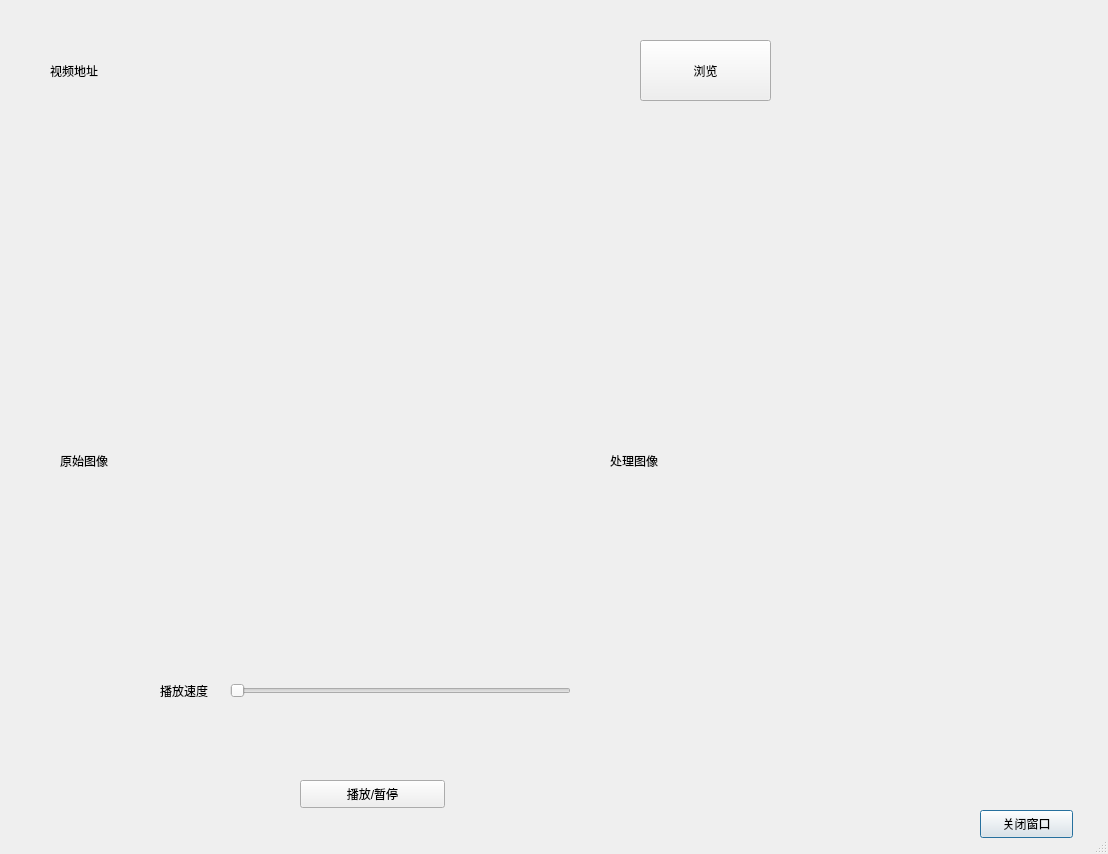
<?xml version="1.0" encoding="UTF-8"?>
<ui version="4.0">
 <class>Dialog</class>
 <widget class="QDialog" name="Dialog">
  <property name="geometry">
   <rect>
    <x>0</x>
    <y>0</y>
    <width>1108</width>
    <height>854</height>
   </rect>
  </property>
  <property name="windowTitle">
   <string>Dialog</string>
  </property>
  <property name="sizeGripEnabled">
   <bool>true</bool>
  </property>
  <widget class="QPushButton" name="pushButton_closeWin">
   <property name="geometry">
    <rect>
     <x>980</x>
     <y>810</y>
     <width>93</width>
     <height>28</height>
    </rect>
   </property>
   <property name="text">
    <string>关闭窗口</string>
   </property>
  </widget>
  <widget class="QLabel" name="label_imgOri">
   <property name="geometry">
    <rect>
     <x>60</x>
     <y>270</y>
     <width>471</width>
     <height>381</height>
    </rect>
   </property>
   <property name="text">
    <string>原始图像</string>
   </property>
  </widget>
  <widget class="QLabel" name="label_imgPro">
   <property name="geometry">
    <rect>
     <x>610</x>
     <y>270</y>
     <width>471</width>
     <height>381</height>
    </rect>
   </property>
   <property name="text">
    <string>处理图像</string>
   </property>
  </widget>
  <widget class="QPushButton" name="pushButton_nextImg">
   <property name="geometry">
    <rect>
     <x>300</x>
     <y>780</y>
     <width>145</width>
     <height>28</height>
    </rect>
   </property>
   <property name="text">
    <string>播放/暂停</string>
   </property>
  </widget>
  <widget class="QLabel" name="label_camAdr">
   <property name="geometry">
    <rect>
     <x>50</x>
     <y>30</y>
     <width>561</width>
     <height>81</height>
    </rect>
   </property>
   <property name="text">
    <string>视频地址</string>
   </property>
  </widget>
  <widget class="QPushButton" name="pushButton_bro">
   <property name="geometry">
    <rect>
     <x>640</x>
     <y>40</y>
     <width>131</width>
     <height>61</height>
    </rect>
   </property>
   <property name="text">
    <string>浏览</string>
   </property>
  </widget>
  <widget class="QLabel" name="label_playSpeed">
   <property name="geometry">
    <rect>
     <x>160</x>
     <y>680</y>
     <width>61</width>
     <height>21</height>
    </rect>
   </property>
   <property name="text">
    <string>播放速度</string>
   </property>
  </widget>
  <widget class="QSlider" name="horizontalSlider_playSpeed">
   <property name="geometry">
    <rect>
     <x>230</x>
     <y>680</y>
     <width>341</width>
     <height>22</height>
    </rect>
   </property>
   <property name="orientation">
    <enum>Qt::Horizontal</enum>
   </property>
  </widget>
 </widget>
 <resources/>
 <connections>
  <connection>
   <sender>pushButton_closeWin</sender>
   <signal>clicked()</signal>
   <receiver>Dialog</receiver>
   <slot>close()</slot>
   <hints>
    <hint type="sourcelabel">
     <x>633</x>
     <y>531</y>
    </hint>
    <hint type="destinationlabel">
     <x>698</x>
     <y>596</y>
    </hint>
   </hints>
  </connection>
 </connections>
</ui>
